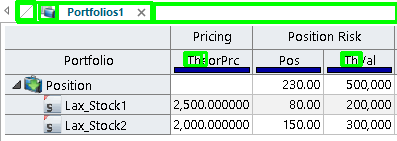
#> input picture Equity Portfolio.png, 397 x 141 px
$ python icon_extraction.py
#> lines starting #> are read from the running program, lines starting #| are printed output that depends on the picture; after the words box and inside, x2 and y2 are one past the last pixel; in counts of white or black regions, pixels touching at a corner belong together
import cv2
import numpy as np
import json
import os

# Load the image
image = cv2.imread('Equity Portfolio.png')
#> image is the input picture: shape (141, 397, 3); mean B, G, R 209.6, 223.8, 203.1

# Convert the image to grayscale
gray = cv2.cvtColor(image, cv2.COLOR_BGR2GRAY)
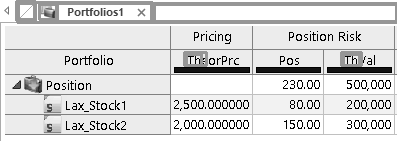
#> gray: shape (141, 397); min 0, max 255, mean 215.9

# Apply thresholding to segment out the icons
_, thresh = cv2.threshold(gray, 0, 255, cv2.THRESH_BINARY_INV + cv2.THRESH_OTSU)
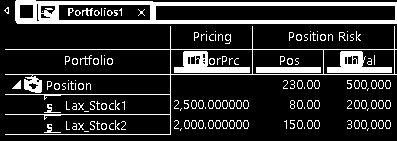
#> thresh: shape (141, 397); 17.3% white; 155 white regions (75 under 20 px)

# Find contours in the thresholded image
contours, _ = cv2.findContours(thresh, cv2.RETR_EXTERNAL, cv2.CHAIN_APPROX_SIMPLE)
#> contours = 130 contours, 74 with area under 20; largest, box (x1, y1, x2, y2) and area: (15, 0, 397, 24) 8156, (5, 26, 397, 135) 5852, (385, 120, 391, 129) 34, (378, 120, 384, 129) 34, (371, 120, 377, 129) 34

# Iterate through the contours and extract the icons
icons = []
for contour in contours:
    x, y, w, h = cv2.boundingRect(contour)
    aspect_ratio = float(w)/h
    if aspect_ratio > 0.5 and aspect_ratio < 2.0:  # Filter out non-rectangular shapes
        icon = image[y:y+h, x:x+w]
        icon_path = f'icon_{len(icons)+1}.png'
        cv2.imwrite(icon_path, icon)
        icons.append({
            'image_path': icon_path,
            'bounds': [x, y, w, h]
        })
#> this loop made 130 passes
#> (contour, x, y, w, h, aspect_ratio, icon_path) on passes 2, 3, 38, 39: ([[368, 128], [367, 129], [367, 130], [367, 129]], 367, 128, 2, 3, 0.667, 'icon_1.png'), ([[181, 128], [180, 129], [180, 130], [180, 129]], 180, 128, 2, 3, 0.667, 'icon_2.png'), ([[368, 108], [367, 109], [367, 110], [367, 109]], 367, 108, 2, 3, 0.667, 'icon_30.png'), ([[181, 108], [180, 109], [180, 110], [180, 109]], 180, 108, 2, 3, 0.667, 'icon_31.png')
#> (x, y, w, h, aspect_ratio, icon_path) on passes 6 to 11: (44, 124, 17, 9, 1.89, 'icon_3.png'), (109, 123, 5, 7, 0.714, 'icon_4.png'), (101, 123, 6, 7, 0.857, 'icon_5.png'), (78, 123, 6, 7, 0.857, 'icon_6.png'), (72, 123, 5, 7, 0.714, 'icon_7.png'), (121, 121, 5, 9, 0.556, 'icon_8.png')
#> after the loop, icons = 101 items

# Save the extracted icons to a JSON file
with open('icons.json', 'w') as f:
    json.dump(icons, f, indent=4)

print('Icons extracted and saved to icons.json')
